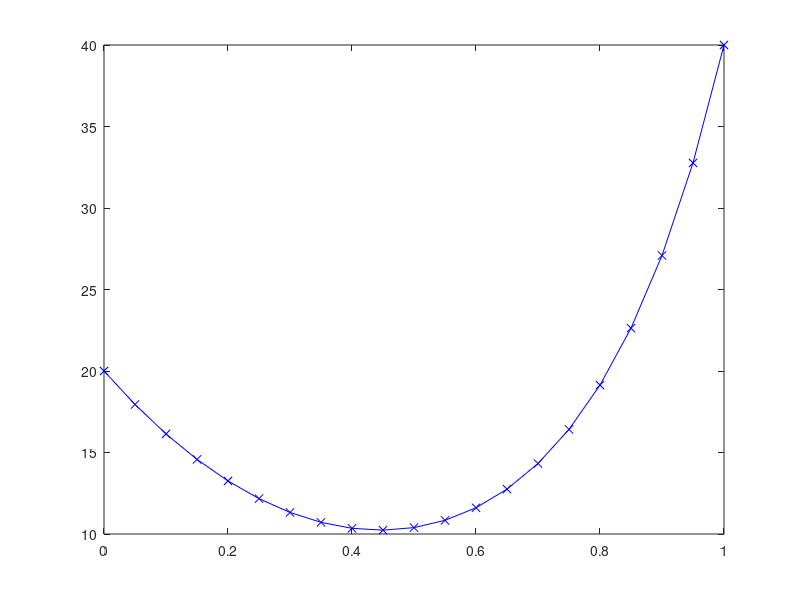

MATLAB code to generate this figure:
clear all;close all;clc;
% Vars
L = 1;%m
k = 400;
Ta = 20;
Tb = 40;
Sc = 4;
Sl = -5;
n = 21;
dx = L/(n-1);
Dx = dx;
tol = 1e-3;
residual = 10;
residual_N = 10;
resids_P = [];
resids_N = [];

x = linspace(0,L,n);
T_guess = ones(1,n);
T_guess_N = ones(1,n);
A = zeros(n,n);

b = Sc*Dx*ones(n,1);
b(1) = Ta;
b(n) = Tb;
for i=2:n-1
    A(i,i) = 2*k/dx - Sl*Dx*T_guess(i)^2;
    A(i,i+1) = -k/dx;
    A(i, i-1) = -k/dx;
end
A(1,1) = 1;
A(n,n) = 1;

% Piccard
while residual >= tol
    for i=2:n-1
        A(i,i) = 2*k/dx - Sl*Dx*T_guess(i)^2;
    end
    T = A\b;
    T = reshape(T,1,n);
    residual = abs(T-T_guess);
    T_guess = T;
    % resids_P(end+1) = residual;
end

% Newton
% Sc = 4+10*T_guess_N;
% Sl = -15;
% while residual_N >= tol
%     b = Sc*Dx*ones(n,1);
%     b(1) = Ta;
%     b(n) = Tb;
%     for i=2:n-1
%         A(i,i) = 2*k/dx - Sl*Dx*T_guess_N(i)^2;
%     end
%     A(1,1) = 1;
%     A(n,n) = 1;
%     TN = A\b;
%     TN = reshape(TN,1,n);
%     residual = abs(TN-TN_guess);
%     T_guess_N = TN;
%     % resids_N(end+1) = residual_N;
% end

figure(1)
plot(x,T, 'b-x', 'DisplayName','T');